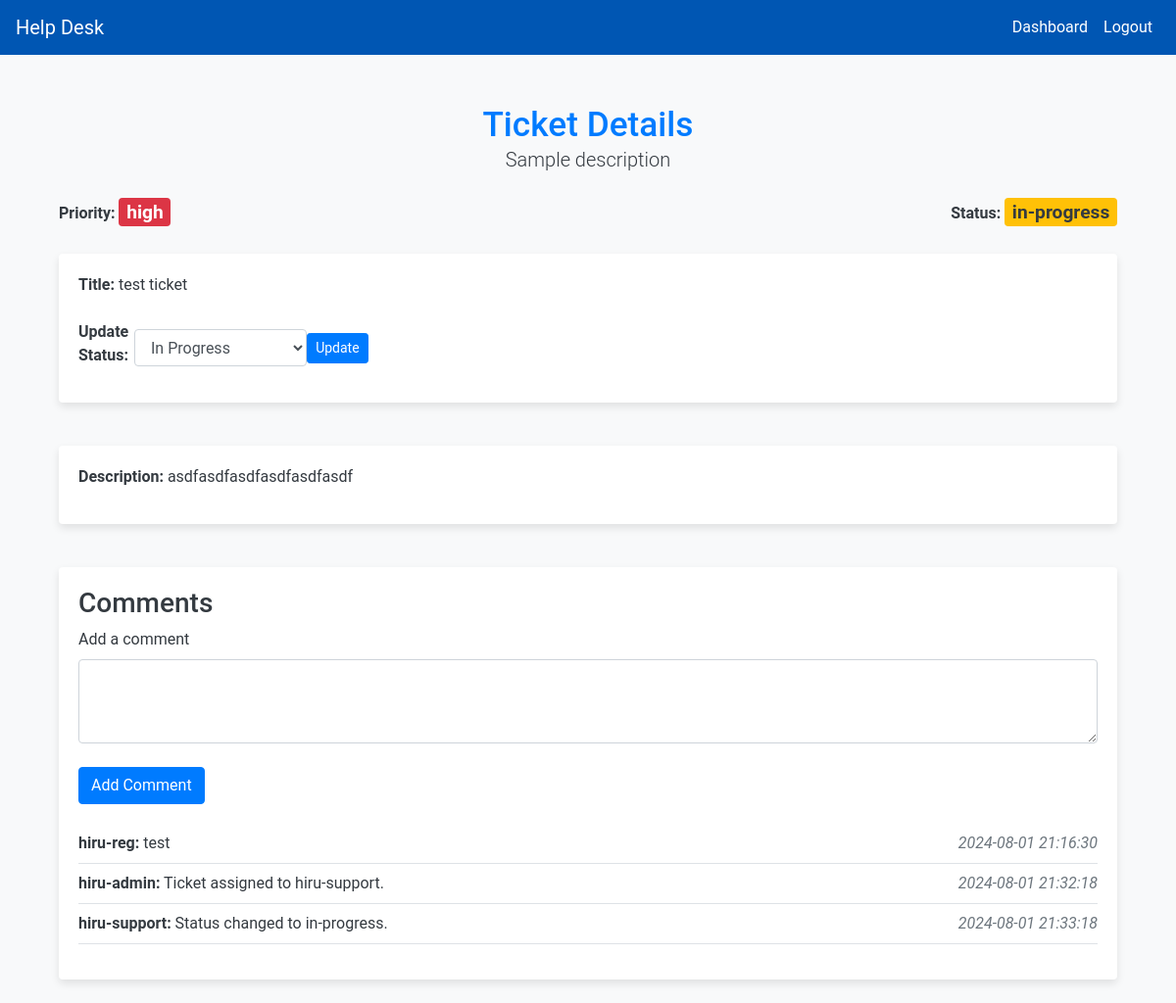
The app's page /ticket/1 (signed in) with its own data.
### app/models.py (models this page shows)
class Ticket(db.Model):
    id = db.Column(db.Integer, primary_key=True)
    title = db.Column(db.String(150), nullable=False)
    description = db.Column(db.Text, nullable=False)
    status = db.Column(db.String(50), nullable=False)
    priority = db.Column(db.String(50), nullable=False)
    created_at = db.Column(db.DateTime, default=datetime.utcnow)
    updated_at = db.Column(
        db.DateTime, default=datetime.utcnow, onupdate=datetime.utcnow)
    assigned_to = db.Column(db.Integer, db.ForeignKey('user.id'))
    user_id = db.Column(db.Integer, db.ForeignKey('user.id'))

class Comment(db.Model):
    id = db.Column(db.Integer, primary_key=True)
    ticket_id = db.Column(db.Integer, db.ForeignKey('ticket.id'))
    user_id = db.Column(db.Integer, db.ForeignKey('user.id'))
    comment_text = db.Column(db.Text, nullable=False)
    created_at = db.Column(
        db.DateTime, default=datetime.utcnow)  # Add timestamp
    ticket = db.relationship('Ticket', backref='ticket_comments')
    user = db.relationship('User', backref='user_comments')

class User(UserMixin, db.Model):
    id = db.Column(db.Integer, primary_key=True)
    name = db.Column(db.String(150), nullable=False)
    email = db.Column(db.String(150), unique=True, nullable=False)
    password = db.Column(db.String(150), nullable=False)
    role = db.Column(db.String(50), nullable=False)
    created_tickets = db.relationship(
        'Ticket', foreign_keys='Ticket.user_id', backref='creator')
    assigned_tickets = db.relationship(
        'Ticket', foreign_keys='Ticket.assigned_to', backref='assignee')
    comments = db.relationship('Comment', backref='commenter')

### app/routes.py (the view, shortened to what this page needs)
@bp.route("/ticket/<int:ticket_id>", methods=["GET", "POST"])
@login_required
def ticket_details(ticket_id):
    print(f"Loading ticket details for ticket ID: {ticket_id}")
    ticket = Ticket.query.get_or_404(ticket_id)
    comments = Comment.query.filter_by(ticket_id=ticket.id).all()
    return render_template("ticket_details.html", ticket=ticket, comments=comments)

### app/__init__.py (called while the page is built)
def create_app():
    app = Flask(__name__, instance_relative_config=True)
    app.config.from_pyfile('config.py')
    db.init_app(app)
    login_manager.init_app(app)
    migrate.init_app(app, db)
    from .models import User
    @login_manager.user_loader
    def load_user(user_id):
        return User.query.get(int(user_id))
    from . import routes
    app.register_blueprint(routes.bp)
    return app

### app/templates/ticket_details.html (shortened to what this page needs)
{% extends "base.html" %} {% block content %}
<div class="container mt-5">
    <div class="row mb-2 align-items-center">
        <div class="col text-center">
            <h2 class="text-primary mb-0">Ticket Details</h2>
            <p class="lead">Sample description</p>
        </div>
    </div>
    <div class="row mb-2 align-items-center">
        <div class="col-md-4 text-start d-flex justify-content-start align-items-center">
            <p class="mb-0"><strong>Priority:</strong>
                <span class="badge text-white status-badge {% if ticket.priority == 'high' %}bg-danger{% elif ticket.priority == 'medium' %}bg-warning{% else %}bg-info{% endif %}">
                    {{ ticket.priority }}
                </span>
            </p>
        </div>
        <div class="col-md-4 text-end d-flex justify-content-end align-items-center">
            <p class="mb-0"><strong>Status:</strong>
            <span class="badge status-badge ms-2 {% if ticket.status == 'open' %}bg-success{% elif ticket.status == 'in-progress' %}bg-warning{% else %}bg-secondary{% endif %}">
                {{ ticket.status }}
            </span>
            </p>
        </div>
    </div>
    <div class="row mb-4">
        <div class="col-12">
            <div class="card">
                <div class="card-body">
                    <div class="row mb-2">
                        <div class="col-md-6">
                            <p><strong>Title:</strong> {{ ticket.title }}</p>
                        </div>
                    </div>
                    <div class="row mb-2 align-items-center">
                        <div class="col-md-6 d-flex align-items-center">
                            {% if current_user.role == 'support' or current_user.role == 'admin' %}
                            <form method="POST" class="d-flex align-items-center">
                                <label for="status" class="me-2"><strong>Update Status:</strong></label>
                                <select class="form-control me-2" id="status" name="status">
                                    <option value="in-progress" {% if ticket.status == 'in-progress' %}selected{% endif %}>In Progress</option>
                                </select>
                                <button type="submit" class="btn btn-primary btn-sm">Update</button>
                            </form>
                            {% endif %}
                        </div>
                    </div>
                </div>
            </div>
        </div>
    </div>
    <div class="row mb-4">
        <div class="col-12">
            <div class="card">
                <div class="card-body">
                    <p><strong>Description:</strong> {{ ticket.description }}</p>
                </div>
            </div>
        </div>
    </div>
    <div class="row mb-4">
        <div class="col-12">
            <div class="card">
                <div class="card-body">
                    <h3>Comments</h3>
                    <form method="POST" class="mb-3">
                        <div class="form-group">
                            <label for="comment_text">Add a comment</label>
                            <textarea class="form-control" id="comment_text" name="comment_text" rows="3" required></textarea>
                        </div>
                        <button type="submit" class="btn btn-primary mt-2">Add Comment</button>
                    </form>
                    <ul class="list-unstyled">
                        {% for comment in comments %}
                        <li class="d-flex justify-content-between border-bottom py-2">
                            <div>
                                <strong>{{ comment.user.name }}:</strong> {{ comment.comment_text }}
                            </div>
                            <div class="text-muted">
                                <em>{{ comment.created_at.strftime('%Y-%m-%d %H:%M:%S') }}</em>
                            </div>
                        </li>
                        {% endfor %}
                    </ul>
                </div>
            </div>
        </div>
    </div>
</div>
{% endblock %}

### app/templates/base.html (shortened to what this page needs)
<!DOCTYPE html>
<html lang="en">
  <head>
    <link
      href="https://stackpath.bootstrapcdn.com/bootstrap/4.5.2/css/bootstrap.min.css"
      rel="stylesheet"
    />
    <link
      href="{{ url_for('static', filename='styles.css') }}"
      rel="stylesheet"
    />
    <link
      rel="stylesheet"
      href="https://cdnjs.cloudflare.com/ajax/libs/font-awesome/5.15.4/css/all.min.css"
    />
  </head>
  <body>
    <nav class="navbar navbar-expand-lg">
      <a class="navbar-brand" href="#">Help Desk</a>
      <div class="collapse navbar-collapse" id="navbarNav">
        <ul class="navbar-nav ml-auto">
          {% if current_user.is_authenticated %}
          <li class="nav-item">
            <a class="nav-link" href="{{ url_for('main.dashboard') }}"
              >Dashboard</a
            >
          </li>
          <li class="nav-item">
            <a class="nav-link" href="{{ url_for('main.logout') }}">Logout</a>
          </li>
          {% endif %}
        </ul>
      </div>
    </nav>
    <div class="container">{% block content %} {% endblock %}</div>
  </body>
</html>

### app/static/styles.css (style rules this page uses)
body { font-family: "Roboto", sans-serif; background-color: #f8f9fa; margin: 0; color: #343a40; }
.container { margin-top: 50px; }
h2 { color: #007bff; }
.card { border: none; margin-top: 20px; box-shadow: 0 4px 8px rgba(0, 0, 0, 0.1); }
.btn-primary, .btn-secondary, .btn-success, .btn-warning { margin-right: 10px; }
.btn-primary { background-color: #007bff; border-color: #007bff; }
.badge { font-size: 1.2em; }
.text-primary { color: #007bff !important; font-size: 2.2em; }
.list-unstyled { margin-top: 20px; }
.list-unstyled li { border-bottom: 1px solid #e9ecef; padding: 10px 0; }
.list-unstyled li:last-child { border-bottom: none; }
.navbar { background-color: #0056b3; }
.navbar .navbar-brand, .navbar .nav-link { color: #ffffff; }
.status-badge { display: inline-block; text-align: center; width: auto; }
.form-group { margin-bottom: 1rem; }

### records on screen
Ticket: priority "high", status "in-progress", title "test ticket", status "In Progress", description "asdfasdfasdfasdfasdfasdf"
Comment: user.name "hiru-reg", comment_text "test", created_at "2024-08-01 21:16:30"
Comment: user.name "hiru-admin", comment_text "Ticket assigned to hiru-support.", created_at "2024-08-01 21:32:18"
Comment: user.name "hiru-support", comment_text "Status changed to in-progress.", created_at "2024-08-01 21:33:18"
